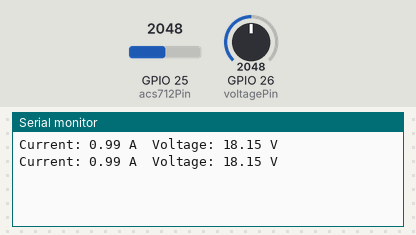
The sketch below on a simulated ESP32. On the bench: the last lines printed to the serial monitor. Inputs (shaded band) come from the test bench; at power-on: GPIO 25 (acs712Pin) = 2048, GPIO 26 (voltagePin) = 2048.

Above: at 1.2 s.
1.3 s: GPIO 25 (acs712Pin) set to 2866
At 2.6 s:
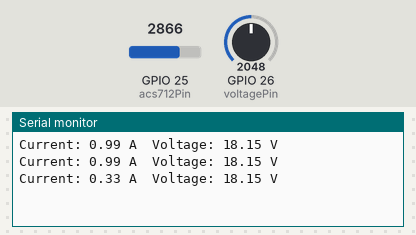
2.8 s: GPIO 26 (voltagePin) set to 2866
At 3.8 s:
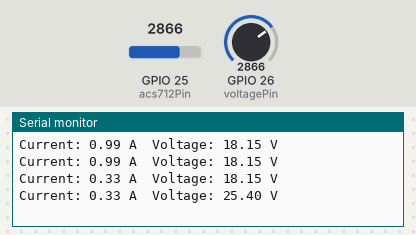
4.3 s: GPIO 25 (acs712Pin) set to 3603
At 5.5 s:
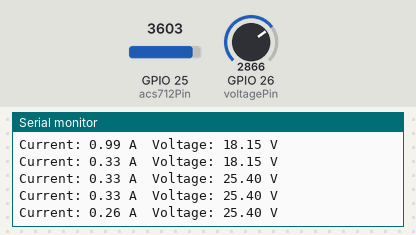
5.8 s: GPIO 26 (voltagePin) set to 3603
At 6.8 s:
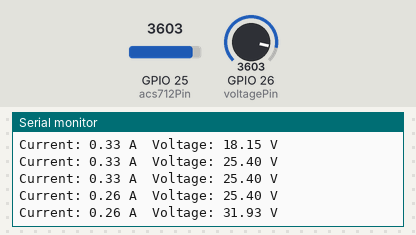
Timing chart, 0 to 8.3 s (numbered marks = the images above; inputs shaded):
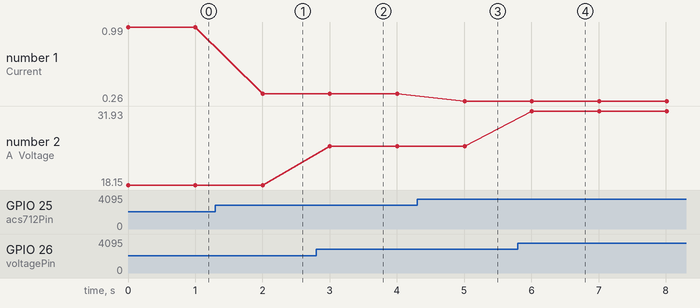

Measured:
- after the input at 1.3 s, the serial monitor: prints a new line after 0.70 s (image 1)
- after the input at 2.8 s, the serial monitor: prints a new line after 0.20 s (image 2)
- after the input at 4.3 s, the serial monitor: prints a new line after 0.71 s (image 3)
- after the input at 5.8 s, the serial monitor: prints a new line after 0.21 s (image 4)
- plotted number 1: 0.99 → 0.33 after the input at 1.3 s, 0.33 → 0.26 after the input at 4.3 s
- plotted number 2: 18.15 → 25.4 after the input at 2.8 s, 25.4 → 31.93 after the input at 5.8 s

The sketch:

finaledufinal_esp32.ino
```cpp
const float voltageReference = 3.3; // la tension d'alimentation est de 4,5 à 5,5V. Normalement 5V.
const int model = 2; // entrer le numéro de modèle (voir ci-dessous)
const int acs712Pin = 25;     // ACS712 analog input pin
const int voltagePin =26 ;    // Voltage divider analog input pin


const float QOV = 0.8 * voltageReference; // définir la tension de sortie de repos à 0,5V
void setup()
{
  Serial.begin(112500); // Initialiser le moniteur série
pinMode(25,INPUT);
pinMode(26,INPUT);
}
float getCurrent()

{
  float voltage;
  float voltage_raw = (voltageReference/ 4095.0) * analogRead(acs712Pin); // Lire la tension du capteur
  voltage = voltage_raw - QOV; // 0,000 est une valeur pour mettre la tension à zéro en l'absence de courant
  float current = voltage;

  return current;

  return current;
}

float getVoltage()
{

  int i = 0;
  float Vout = 0.00;
float Vin = 0.00;
float R1 = 100000.00;
float R2 = 10000.00;
  while (i < 10)
  {
    Vout = (analogRead(voltagePin) *voltageReference ) / 4096.00;
    Vin += (Vout * (R2 + R1)) / R2;
    i++;
  }
  Vin = Vin / 10;
  return Vin;
}


void loop()
{
  Serial.print("Current: ");
  Serial.print(abs(getCurrent()));
  Serial.print(" A\t");
  Serial.print("Voltage: ");
  Serial.print(getVoltage());
  Serial.println(" V");
  delay(1000);
}
```
